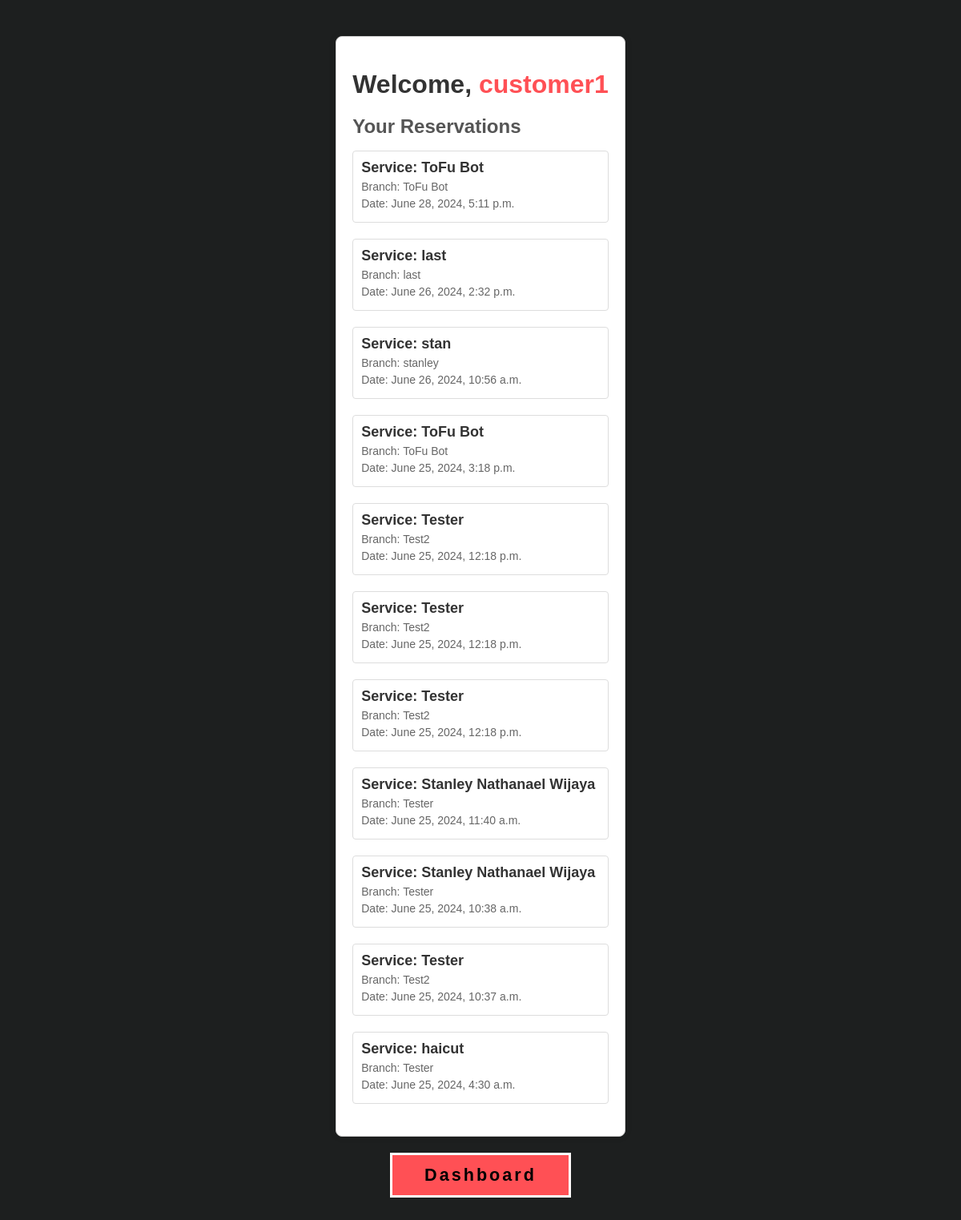
/customer/history/ (signed in), run on the app's committed database.
### myapp/models.py (models this page shows, shortened)
class CustomRole(AbstractUser):
    full_name = models.CharField(max_length=100, blank=True, null=True)
    phone_number = models.CharField(max_length=15, blank=True, null=True)
    ROLE_CHOICES = [
        ('customer', 'Customer'),
        ('admin', 'Admin'),
    ]
    role = models.CharField(max_length=10, choices=ROLE_CHOICES)

class Reservation(models.Model):
    user = models.ForeignKey(CustomRole, on_delete=models.CASCADE)
    service = models.ForeignKey(Service, on_delete=models.CASCADE)
    branch = models.ForeignKey(Branch, on_delete=models.CASCADE)
    reservation_time = models.DateTimeField()

class Service(models.Model):
    name = models.CharField(max_length=100)
    duration = models.DurationField()
    branch = models.ForeignKey(Branch, on_delete=models.CASCADE)

class Branch(models.Model):
    name = models.CharField(max_length=100)
    location = models.CharField(max_length=255)
    opening_time = models.TimeField()
    closing_time = models.TimeField()

### myapp/views.py (the view)
# urls.py: path('customer/history/', views.customer_dashboard, name='customer_history'), #used for customer to check their history
@login_required(login_url='/login/')
@user_passes_test(customer_required, login_url='/login/')
def customer_dashboard(request):
    reservations = Reservation.objects.filter(user=request.user).order_by('-reservation_time')
    return render(request, 'customer_dashboard.html', {'reservations': reservations})

### myapp/views.py (called while the page is built)
def customer_required(user):
    return user.is_authenticated and user.role == 'customer'

### myapp/templates/customer_dashboard.html (shortened to what this page needs)
{% load static %}
<!DOCTYPE html>
<html lang="en">
<head>
    <link rel="stylesheet" href="{% static 'css/customer_history.css' %}">
</head>
<body>
    <div id="center-container">
        <div class="container">
            <h1>Welcome, <span>{{ user.username }}</span></h1>
            <h2>Your Reservations</h2>
            <ul class="reservations-list">
                {% for reservation in reservations %}
                    <li class="reservation-item">
                        <div class="reservation-details">
                            <h3>Service: {{ reservation.service.name }}</h3>
                            <p>Branch: {{ reservation.branch.name }}</p>
                            <p>Date: {{ reservation.reservation_time }}</p>
                        </div>
                    </li>
                {% endfor %}
            </ul>
        </div>
    </div>
    <div class="viewall">
        <a href="{% url 'customer_page' %}" class="btn">Dashboard</a>
    </div>
</body>
</html>

### myapp/static/css/customer_history.css (style rules this page uses)
:root { --white: #fefefe; --secondary-white: #dfdfdf; --black: #040D12; --gray: #36454f; --yellow: #ffdb56; --primary-black: #1d1f1f; --red: #FF5055; }
body { font-family: Arial, sans-serif; background-color: #1d1f1f; margin: 45px 25px; padding: 0; }
#center-container { display: flex; justify-content: center; align-items: center; }
.container { max-width: 600px; padding: 20px; background-color: #fff; border: 1px solid #ccc; border-radius: 8px; box-shadow: 0 0 10px rgba(0, 0, 0, 0.1); }
h1 { text-align: center; margin-bottom: 20px; color: #333; }
h1 span { color: var(--red); }
h2 { margin-bottom: 15px; color: #555; }
.reservations-list { list-style-type: none; padding: 0; }
.reservation-item { margin-bottom: 20px; padding: 10px; border: 1px solid #ddd; border-radius: 4px; background-color: #fff; }
.reservation-details h3 { margin: 0; font-size: 18px; color: #333; }
.reservation-details p { margin: 5px 0; font-size: 14px; color: #666; }
.viewall { justify-content: center; align-items: center; text-align: center; }
.btn { font-size: 1.35em; color: #000; text-decoration: none; letter-spacing: 3px; background: #FF5055; display: inline-block; padding: 12px 40px; margin-top: 20px; border: solid 3px white; transition-duration: 500ms; font-weight: 550; }

### data on the page
CustomRole: username "customer1"
Reservation: service.name "ToFu Bot", branch.name "ToFu Bot", reservation_time "June 28, 2024, 5:11 p.m."
Reservation: service.name "last", branch.name "last", reservation_time "June 26, 2024, 2:32 p.m."
Reservation: service.name "stan", branch.name "stanley", reservation_time "June 26, 2024, 10:56 a.m."
Reservation: service.name "ToFu Bot", branch.name "ToFu Bot", reservation_time "June 25, 2024, 3:18 p.m."
Reservation: service.name "Tester", branch.name "Test2", reservation_time "June 25, 2024, 12:18 p.m."
Reservation: service.name "Tester", branch.name "Test2", reservation_time "June 25, 2024, 12:18 p.m."
Reservation: service.name "Tester", branch.name "Test2", reservation_time "June 25, 2024, 12:18 p.m."
Reservation: service.name "Stanley Nathanael Wijaya", branch.name "Tester", reservation_time "June 25, 2024, 11:40 a.m."
Reservation: service.name "Stanley Nathanael Wijaya", branch.name "Tester", reservation_time "June 25, 2024, 10:38 a.m."
Reservation: service.name "Tester", branch.name "Test2", reservation_time "June 25, 2024, 10:37 a.m."
Reservation: service.name "haicut", branch.name "Tester", reservation_time "June 25, 2024, 4:30 a.m."
